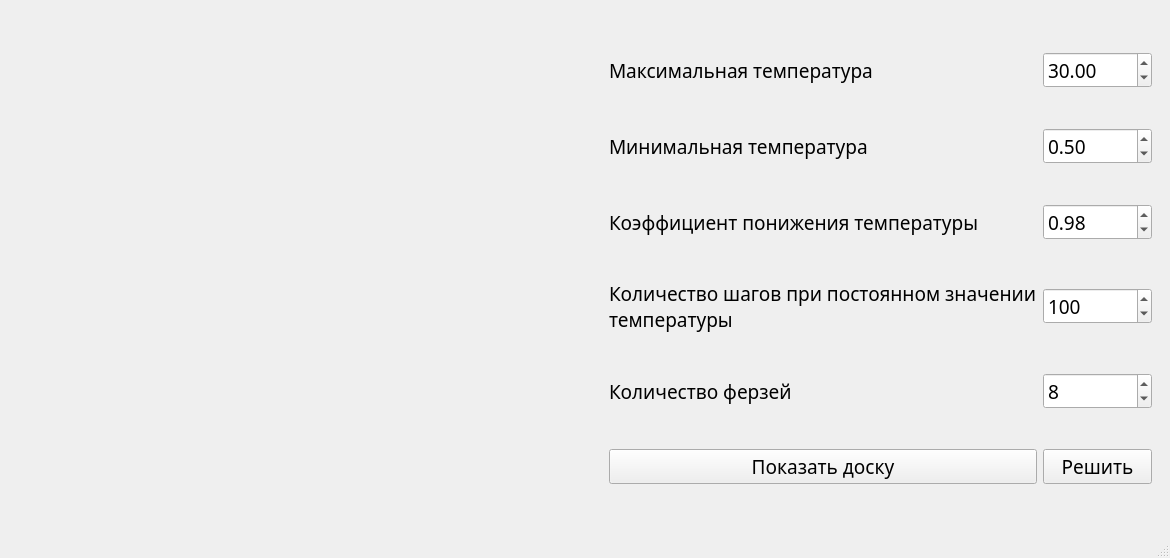
<?xml version="1.0" encoding="UTF-8"?>
<ui version="4.0">
 <class>MainWindow</class>
 <widget class="QMainWindow" name="MainWindow">
  <property name="geometry">
   <rect>
    <x>0</x>
    <y>0</y>
    <width>1170</width>
    <height>558</height>
   </rect>
  </property>
  <property name="windowTitle">
   <string>lab1</string>
  </property>
  <widget class="QWidget" name="centralwidget">
   <layout class="QHBoxLayout" name="horizontalLayout" stretch="1,1">
    <property name="spacing">
     <number>30</number>
    </property>
    <item>
     <widget class="QStackedWidget" name="solutionStackedWidget">
      <widget class="QWidget" name="chartPage">
       <layout class="QGridLayout" name="chartLayout"/>
      </widget>
     </widget>
    </item>
    <item>
     <widget class="QWidget" name="inputGrid" native="true">
      <layout class="QGridLayout" name="gridLayout">
       <item row="2" column="0">
        <widget class="QLabel" name="label_4">
         <property name="font">
          <font>
           <family>Source Code Pro Light</family>
           <pointsize>14</pointsize>
           <bold>false</bold>
          </font>
         </property>
         <property name="text">
          <string>Коэффициент понижения температуры</string>
         </property>
         <property name="wordWrap">
          <bool>true</bool>
         </property>
        </widget>
       </item>
       <item row="2" column="1">
        <widget class="QDoubleSpinBox" name="tempCoeffSpinBox">
         <property name="font">
          <font>
           <family>Source Code Pro Light</family>
           <pointsize>14</pointsize>
          </font>
         </property>
         <property name="decimals">
          <number>2</number>
         </property>
         <property name="maximum">
          <double>1.000000000000000</double>
         </property>
         <property name="singleStep">
          <double>0.010000000000000</double>
         </property>
         <property name="value">
          <double>0.980000000000000</double>
         </property>
        </widget>
       </item>
       <item row="1" column="1">
        <widget class="QDoubleSpinBox" name="minTempSpinBox">
         <property name="font">
          <font>
           <family>Source Code Pro Light</family>
           <pointsize>14</pointsize>
          </font>
         </property>
         <property name="decimals">
          <number>2</number>
         </property>
         <property name="maximum">
          <double>999.990000000000009</double>
         </property>
         <property name="singleStep">
          <double>0.500000000000000</double>
         </property>
         <property name="value">
          <double>0.500000000000000</double>
         </property>
        </widget>
       </item>
       <item row="4" column="1">
        <widget class="QSpinBox" name="queenCountSpinBox">
         <property name="font">
          <font>
           <family>Source Code Pro Light</family>
           <pointsize>14</pointsize>
          </font>
         </property>
         <property name="minimum">
          <number>1</number>
         </property>
         <property name="maximum">
          <number>99</number>
         </property>
         <property name="value">
          <number>8</number>
         </property>
        </widget>
       </item>
       <item row="3" column="0">
        <widget class="QLabel" name="label_5">
         <property name="font">
          <font>
           <family>Source Code Pro Light</family>
           <pointsize>14</pointsize>
           <bold>false</bold>
          </font>
         </property>
         <property name="text">
          <string>Количество шагов при постоянном значении температуры</string>
         </property>
         <property name="wordWrap">
          <bool>true</bool>
         </property>
        </widget>
       </item>
       <item row="5" column="1">
        <widget class="QPushButton" name="solveButton">
         <property name="font">
          <font>
           <family>Source Code Pro Light</family>
           <pointsize>14</pointsize>
          </font>
         </property>
         <property name="text">
          <string>Решить</string>
         </property>
         <property name="flat">
          <bool>false</bool>
         </property>
        </widget>
       </item>
       <item row="0" column="0">
        <widget class="QLabel" name="label_3">
         <property name="font">
          <font>
           <family>Source Code Pro Light</family>
           <pointsize>14</pointsize>
           <bold>false</bold>
          </font>
         </property>
         <property name="text">
          <string>Максимальная температура</string>
         </property>
        </widget>
       </item>
       <item row="1" column="0">
        <widget class="QLabel" name="label_2">
         <property name="font">
          <font>
           <family>Source Code Pro Light</family>
           <pointsize>14</pointsize>
           <bold>false</bold>
          </font>
         </property>
         <property name="text">
          <string>Минимальная температура</string>
         </property>
        </widget>
       </item>
       <item row="5" column="0">
        <widget class="QPushButton" name="switchButton">
         <property name="font">
          <font>
           <family>Source Code Pro Light</family>
           <pointsize>14</pointsize>
          </font>
         </property>
         <property name="text">
          <string>Показать доску</string>
         </property>
        </widget>
       </item>
       <item row="4" column="0">
        <widget class="QLabel" name="label_6">
         <property name="font">
          <font>
           <family>Source Code Pro Light</family>
           <pointsize>14</pointsize>
           <bold>false</bold>
          </font>
         </property>
         <property name="text">
          <string>Количество ферзей</string>
         </property>
        </widget>
       </item>
       <item row="0" column="1">
        <widget class="QDoubleSpinBox" name="maxTempSpinBox">
         <property name="font">
          <font>
           <family>Source Code Pro Light</family>
           <pointsize>14</pointsize>
          </font>
         </property>
         <property name="decimals">
          <number>2</number>
         </property>
         <property name="maximum">
          <double>999.990000000000009</double>
         </property>
         <property name="singleStep">
          <double>0.500000000000000</double>
         </property>
         <property name="value">
          <double>30.000000000000000</double>
         </property>
        </widget>
       </item>
       <item row="3" column="1">
        <widget class="QSpinBox" name="stepCountSpinBox">
         <property name="font">
          <font>
           <family>Source Code Pro Light</family>
           <pointsize>14</pointsize>
          </font>
         </property>
         <property name="maximum">
          <number>999</number>
         </property>
         <property name="value">
          <number>100</number>
         </property>
        </widget>
       </item>
      </layout>
     </widget>
    </item>
   </layout>
  </widget>
  <widget class="QMenuBar" name="menubar">
   <property name="geometry">
    <rect>
     <x>0</x>
     <y>0</y>
     <width>1170</width>
     <height>22</height>
    </rect>
   </property>
  </widget>
  <widget class="QStatusBar" name="statusbar"/>
 </widget>
 <resources/>
 <connections/>
</ui>
